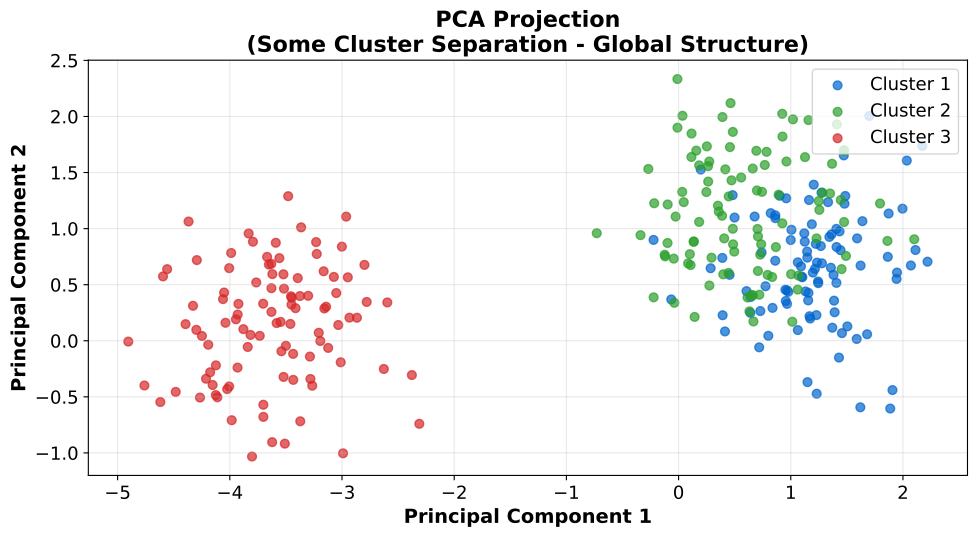

Write the Python code that produced this figure.
"""PCA Cluster Projection - Linear projection preserves global structure"""
import matplotlib.pyplot as plt
import numpy as np
from pathlib import Path

CHART_METADATA = {
    'title': 'PCA Cluster Projection',
    'description': 'PCA 2D projection shows some cluster separation',
    'url': 'https://github.com/Digital-AI-Finance/methods-algorithms/tree/master/slides/L05_PCA_tSNE/06b_pca_cluster_projection'
}

plt.rcParams.update({
    'font.size': 14, 'axes.labelsize': 14, 'axes.titlesize': 16,
    'xtick.labelsize': 13, 'ytick.labelsize': 13, 'legend.fontsize': 13,
    'figure.figsize': (10, 6), 'figure.dpi': 150
})

MLBLUE = '#0066CC'
MLGREEN = '#2CA02C'
MLRED = '#D62728'

np.random.seed(42)

fig, ax = plt.subplots(figsize=(10, 6))

# Generate high-dimensional data with clusters
n_per_cluster = 100
n_dims = 50

# Cluster centers in high-dim space
centers_hd = [np.random.randn(n_dims) * 3 for _ in range(3)]
labels = np.repeat([0, 1, 2], n_per_cluster)
color_labels = ['Cluster 1', 'Cluster 2', 'Cluster 3']

# Original data (first 2 dims)
X_2d = np.vstack([centers_hd[i][:2] + np.random.randn(n_per_cluster, 2) * 0.5
                  for i in range(3)])

# Simulate PCA projection - finds directions of max variance
pca_x = X_2d[:, 0] * 0.8 + X_2d[:, 1] * 0.2 + np.random.randn(300) * 0.3
pca_y = X_2d[:, 0] * 0.2 - X_2d[:, 1] * 0.8 + np.random.randn(300) * 0.3

for i, (color, label) in enumerate(zip([MLBLUE, MLGREEN, MLRED], color_labels)):
    mask = labels == i
    ax.scatter(pca_x[mask], pca_y[mask], c=color, alpha=0.7, s=40, label=label)

ax.set_title('PCA Projection\n(Some Cluster Separation - Global Structure)', fontsize=16, fontweight='bold')
ax.set_xlabel('Principal Component 1', fontweight='bold')
ax.set_ylabel('Principal Component 2', fontweight='bold')
ax.legend(loc='upper right')
ax.set_aspect('equal')
ax.grid(True, alpha=0.3)

plt.tight_layout()
plt.savefig(Path(__file__).parent / 'chart.pdf', dpi=300, bbox_inches='tight')
plt.close()
print("Chart saved: 06b_pca_cluster_projection/chart.pdf")
